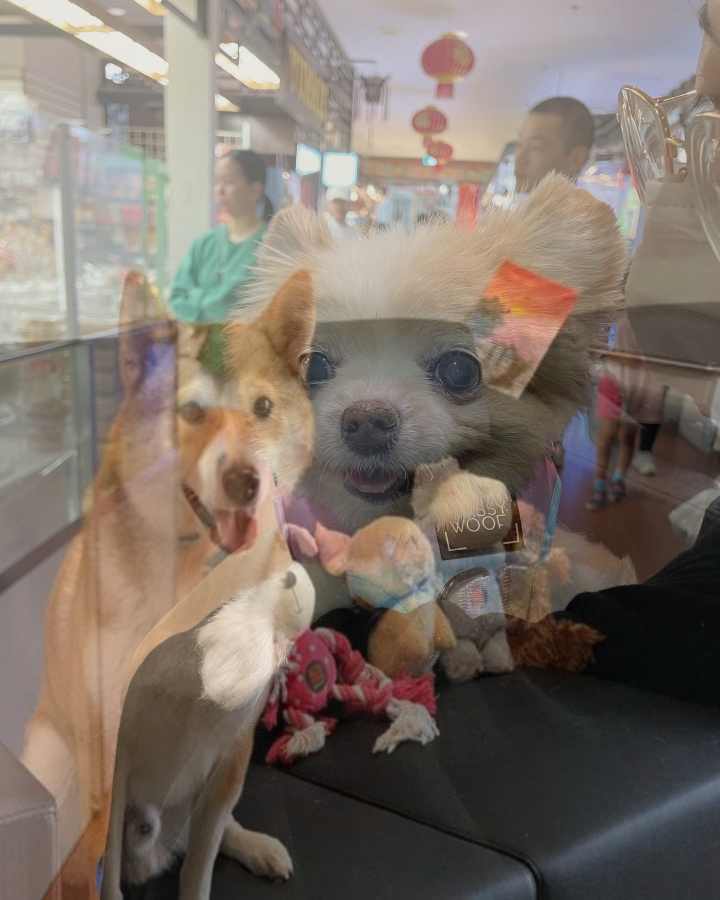
#> input picture CVI/Assignment1/manual_blend.jpg, 1440 x 1800 px (shown at 1/2 size)
$ python part3.py
#> lines starting #> are read from the running program, lines starting #| are printed output that depends on the picture
import cv2
import numpy as np
import matplotlib.pyplot as plt
import sys
import copy
#initialize array to store edited images and action histories
history_img = []
history_actions = []

def display_comparisons(o_img, e_img):
    fig = plt.figure(figsize=(10,5)) #create new figure
    plots = fig.subplots(1,2) #create layout for the images. 1 row 2 column

    #pair each image with it's title and display them in a loop
    for plot, img, title in zip(plots, (o_img, e_img), ("Original", "Edit")):
        plot.imshow(cv2.cvtColor(img, cv2.COLOR_BGR2RGB))
        plot.set_title(title)
        plot.axis('off')

    plt.show()

def update_state(img, action):
    #pushes the edited image and action to the arrays so user can see the list of made edits
    history_img.append(copy.deepcopy(img))
    history_actions.append(action)

def adjust_brightness(img):
    #prompt user to enter beta value between 100 to 100
    #if input is invalid, user will be prompted again until user enter appropriate values
    while True:
        try:
            print("Enter brightness offset (-100 ~ 100): ")
            offset_val = float(input())
        except ValueError:
            print("Invalid number, please enter value between -100 ~ 100: ")
            continue
        if -100 <= offset_val <= 100:
            break
        print("Please enter number within the range of -100 ~ 100:")


    #adjust the brightness using convertScaleAbs function
    edit_img = cv2.convertScaleAbs(img, alpha = 1.0, beta = offset_val)

    #log actions and images then display the pre-edit photo and new eddited photo
    update_state(edit_img, f"brightness {offset_val:+}")
    display_comparisons(history_img[-2], edit_img)

    return edit_img

# [300 lines left out: functions adjust_contrast, convert_to_grayscale, add_padding, threshold, blend_image, undo and 2 more, not called in this run]

def main():
    #prompt user to enter path to image and continue to do so until image can be loaded
    while True:
        print("Enter image's path/filename: ")
        original_img_path = input()
#> the answer given: manual_blend.jpg
        original_img = cv2.imread(original_img_path)
#> original_img is the input picture: shape (1800, 1440, 3); mean B, G, R 104.6, 113.7, 125.4
        if original_img is None:
            print("Could not load image, try again.")
        else:
            print(f"Successfully loaded {original_img_path}")
            break

    #initialize arrays for image and history
    history_actions.clear()
    history_img.clear()
    history_img.append(original_img) #add original image to history_img array

    while True:
        #prompt users to select an operation
        print("""
           === Mini Photo Editor ===
           1. Adjust Brightness
           2. Adjust Contrast
           3. Convert to Grayscale
           4. Add Padding (choose border type)
           5. Apply Thresholding (binary or inverse)
           6. Blend with another image
           7. Undo last operation
           8. View History of Operations
           9. Save and Exit
        """)
        while True:
            try:
                print("Select and operation: ")
                choice = int(input())
            except ValueError:
                print("Invalid input, please select from 1 ~ 9.")
            if 1 <= choice <= 9:
                break
            print("Please select options 1 to 9.")
#> this loop made 1 pass; the answer given on pass 1: 1

        current = history_img[-1] #retrieve the lastest image

        #match user input to call for the corresponding operations
        match choice:
            case 1:
                current = adjust_brightness(current)
            case 2:
                current = adjust_contrast(current)
            case 3:
                current = convert_to_grayscale(current)
            case 4:
                current = add_padding(current)
            case 5:
                current = threshold(current)
            case 6:
                current = blend_image(current)
            case 7:
                current = undo()
            case 8:
                display_action_history()
            case 9:
                save_exit()
            case _:
                print("Invalid operation, choose again.")
#> the loop in adjust_brightness, `while True:` made 1 pass; the answer given on pass 1: 3
#> the loop in display_comparisons, `for plot, img, title in zip(plots, (o_img, e_img), ("Original", "Edit"..` made 2 passes
#> title on passes 1 to 2: 'Original', 'Edit'
#> in display_comparisons, `plt.show()`:
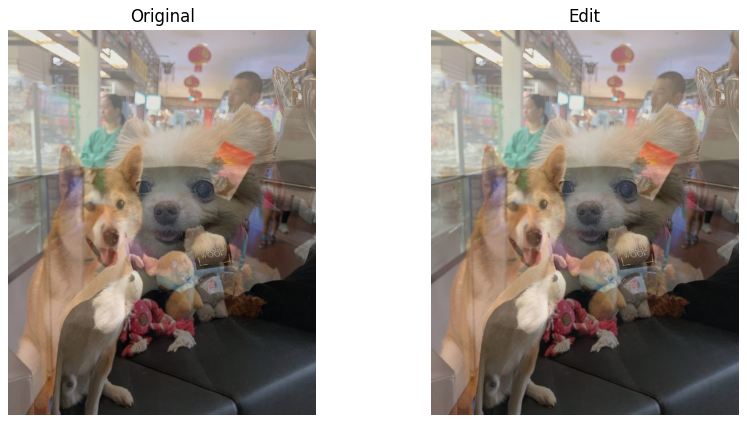
#> figure drawn by matplotlib, 2 panels

if __name__ == "__main__":
#> (the run stopped early here; a loop or call above may not have finished)
